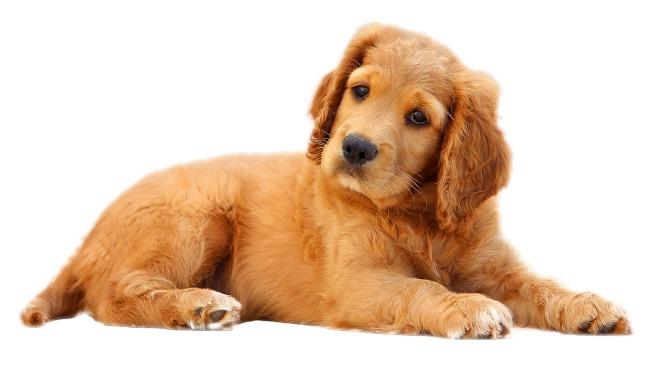
#> input picture dog4.jpg, 656 x 380 px
$ jupyter execute 'Pencil Sketch.ipynb'
#> lines starting #> are read from the running program, lines starting #| are printed output that depends on the picture
# Pencil Sketch Generation

Let's create a pencil sketch from a given image using image processing techniques.

[cell 1]
# Import necessary libraries
import cv2
import numpy as np
from matplotlib import pyplot as plt

## Step 1: Read and Preprocess the Image
Let's start by reading the image and converting it to the RGB color space.

[cell 2]
# Read the image
image_path = 'dog4.jpg'
image = cv2.imread(image_path)
#> image is the input picture: shape (380, 656, 3); mean B, G, R 184, 205.2, 230.6
image = cv2.cvtColor(image, cv2.COLOR_BGR2RGB)

## Step 2: Convert to Grayscale
Convert the RGB image to grayscale, which is a single-channel image.

[cell 3]
# Convert to grayscale
grayscale_image = cv2.cvtColor(image, cv2.COLOR_RGB2GRAY)
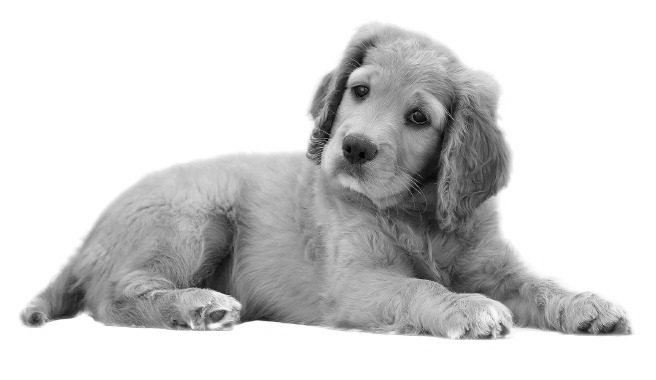
#> grayscale_image: shape (380, 656); min 0, max 255, mean 210.4

## Step 3: Invert Grayscale Image
Create a negative or inverted image to enhance details.

[cell 4]
# Invert grayscale image
inverted_image = cv2.bitwise_not(grayscale_image)
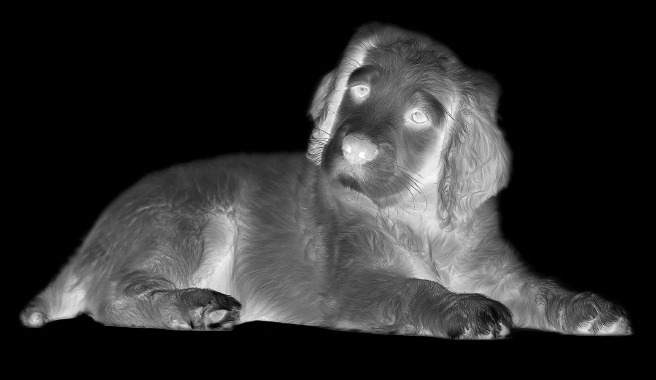
#> inverted_image: shape (380, 656); min 0, max 255, mean 44.6

## Step 4: Apply Gaussian Blur
Apply Gaussian blur to the inverted image to prepare for mixing.

[cell 5]
# Apply Gaussian blur to inverted image
blurred_image = cv2.GaussianBlur(inverted_image, (51, 51), 0)
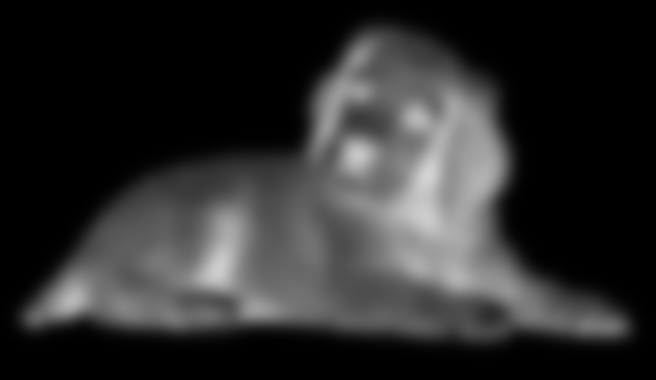
#> blurred_image: shape (380, 656); min 0, max 212, mean 44.6

## Step 5: Invert Blurred Image
Invert the blurred image to get the final inverted blurred image.

[cell 6]
# Invert the blurred image
inverted_blurred_image = cv2.bitwise_not(blurred_image)
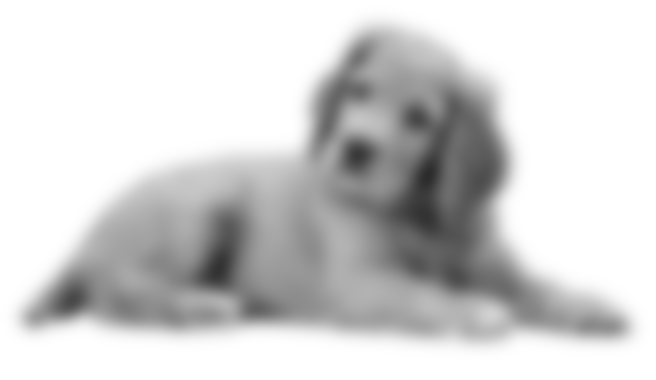
#> inverted_blurred_image: shape (380, 656); min 43, max 255, mean 210.4

## Step 6: Create Pencil Sketch
Mix the grayscale image with the inverted blurred image to create the pencil sketch.

[cell 7]
# Create pencil sketch
pencil_sketch_image = cv2.divide(grayscale_image, inverted_blurred_image, scale=256.0)
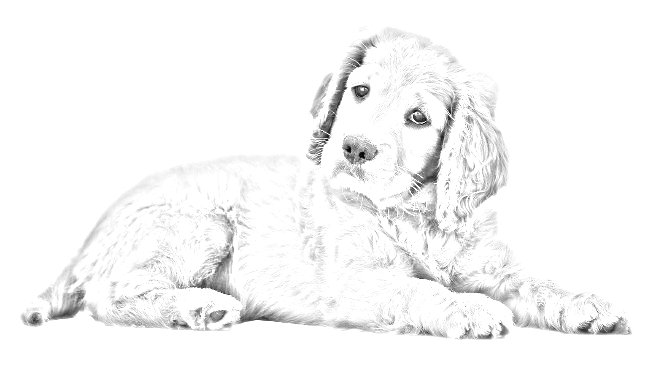
#> pencil_sketch_image: shape (380, 656); min 0, max 255, mean 246.9

## Step 7: Display Results
Display the original image and the generated pencil sketch side by side.

[cell 8]
# Display images
plt.subplot(1, 2, 1)
plt.imshow(image)
plt.title('Original Image')
plt.axis('off')

plt.subplot(1, 2, 2)
plt.imshow(pencil_sketch_image, cmap='gray')
plt.title('Pencil Sketch')

# Remove axis labels
plt.axis('off')

# Show the plot
plt.show()
